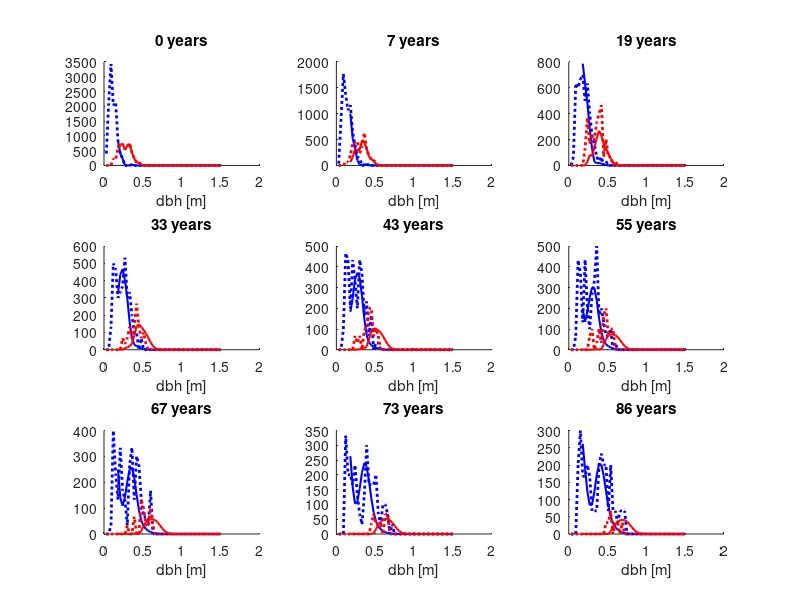

Here is the MATLAB script that generated this plot:
validationNOTlongterm = 1; %1 = comparison to empirical data, 0 = long term simulation

harv_parameters = [0 1];
water_supplies = Inf;

load('all_sites_data_mixed');
start_age = 0; %age of the stand at the first observation (does not affect simulation); not known for mixed stand data

warning('off','all');

dx = 0.03; %resolution of stem size dimension, in meters
sizes = (dx:dx:1.5)'; %stem size scale, in metres
sizes2 = sizes.^2; %square of stem sizes
sizes3 = sizes.^3; %square of stem sizes
sizeclasses = length(sizes); %number of different stem sizes considered
dt = 0.1; %time step, in years

%the following is only for plotting
if validationNOTlongterm
    checkpoints = time-time(1); %points in simulation time at which empirical data is available
    checkpoints(4) = []; %ignore this one to allow 3x3 plot
    years = checkpoints(end); %number of years simulated
else        
    checkpoints = [time(end)-time(1);[125 200 300 500 1000]']; %last point for which empirical data is available, and several years after that
    years = checkpoints(end); %number of years simulated
end
timesteps = ceil(years/dt); %number of time steps in simulation

Light = zeros(sizeclasses,1);
TotalLeafArea = zeros(1,2);
GrowthFlux = zeros(sizeclasses,1);
GrowthGradient = zeros(sizeclasses,1);
DiameterGrowth = zeros(sizeclasses,1);
DeathRate  = zeros(sizeclasses,1);
u = zeros(sizeclasses,2);
u1 = zeros(sizeclasses,1);

%PARAMETERS
GrowthRate = [0.0055 0.0072]; %first entry: beech, second entry: spruce
maxsize = [2.7 1.7]; %from www.monumentaltrees.com
RespirationRate = GrowthRate./maxsize;
WaterCapacity = water_supplies;
lambda = [-0.042 -0.04]; %proportional to beer-lambert extinction coefficient
DeathPar = [0.000008 0.00005];
ReproductionRate = [5000 5000]; %estimated via Yoda's rule

HarvestIndex = ceil(harv_parameters(1)*length(sizes));
RegenYears = harv_parameters(2);
HarvestRate = 0;

%INITIAL CONDITIONS. Set initial u according to first empirical observation
for species=1:2
    u0 = 0.001*[data_surv{species}(:,1);data_dead{species}(:,1)]; %empirical diameter data is in mm, convert to meters
    u(1,species) = sum(u0 <= sizes(1));
    for i=2:length(sizes)
        k = (u0 > sizes(i-1)) & (u0 <= sizes(i));
        u(i,species) = round(sum(k)/dx); %convert number of individuals with diameter between sizes(i-1) and sizes (i) to density
    end
end

Fig1 = figure(1); hold on;
if validationNOTlongterm
    subplot(3,3,1); hold on;
    for species = 1:2
        v = zeros(length(sizes),1);
        v0 = 0.001*[data_surv{species}(:,1);data_dead{species}(:,1)];   

        v(1) = round(sum(v0 <= sizes(1))/dx);
        for i=2:length(sizes)
             k = (v0 > sizes(i-1)) & (v0 <= sizes(i));
             v(i) = round(sum(k)/dx); %initial empirical data (same as initial u)
        end
        if species == 1
            plot(sizes,v,':b','Linewidth',2);
            plot(sizes(6:end),u(6:end,species),'-b','Linewidth',1.5);
        else
            plot(sizes,v,':r','Linewidth',2);
            plot(sizes(6:end),u(6:end,species),'-r','Linewidth',1.5);
        end           
    end
    title('0 years');
    xlabel('dbh [m]');
end


for t=1:timesteps
   if ~ishghandle(Fig1)
        break;
   end
   
   %calculate portion of light (in [0,1]) arriving at heights corresponding
   %to different stem diameter sizes
   Light = ones(sizeclasses,1);
   for species=1:2
       Ind_Light = zeros(sizeclasses,1);
       for i=sizeclasses-1:-1:1
           Ind_Light(i) = Ind_Light(i+1) + u(i+1,species) * sizes2(i+1);
       end
       TotalLeafArea(species) = dx*(Ind_Light(1) + u(1)*sizes2(1));
       Ind_Light = Ind_Light + 0.5 * u(:,species) .* sizes2;

       Light = Light .* exp(lambda(species) * dx * Ind_Light);
   end

   %gross photosynthetic production assuming no water constraints
   %if this exceeds WaterCapacity, then all actual growth is reduced
   %accordingly
   PotentialProduction = 0;
   for species=1:2
       PotentialProduction = PotentialProduction + sum(GrowthRate(species) * Light .* u(i,species) .* sizes2) * dx;
   end

   for species=1:2 %1 = beech, 2 = spruce
       
       %next, we calculate the different components determining the size
       %distribution one time step later. this is done as described in the
       %paper
       
       %Growth
       DiameterGrowth = (GrowthRate(species) * Light * min(1,WaterCapacity/PotentialProduction) - RespirationRate(species) * sizes);

       %Death
       MassGrowth = DiameterGrowth .* sizes2;
       DeathRate = 0.5*DeathPar(species)./max(0,MassGrowth);
       DeathRate(isnan(DeathRate)) = 0;

       GrowthFlux = DiameterGrowth .* u(:,species);
       GrowthGradient(1) = (GrowthFlux(2)-GrowthFlux(1))/dx;
       GrowthGradient(end) = (GrowthFlux(end)-GrowthFlux(end-1))/dx;
       GrowthGradient(2:end-1) = (GrowthFlux(3:end)-GrowthFlux(1:end-2))/(2*dx);

       %PDE
       u1(:) = max(0,u(:,species) - dt * (GrowthGradient + (DeathRate + HarvestRate).* u(:,species))); %"max(0," isnt really necessary here, but an efficient way to force stability
       u1(1) = ReproductionRate(species) * TotalLeafArea(species); %birth of new trees
       u(:,species) = u1;
   end

   %PLOTTING
   k0 = find(t*dt == checkpoints); %checkpoints[k0] = t*dt, if there is such a k0
   if ~isempty(k0)
       if validationNOTlongterm
           subplot(3,3,k0); hold on;

           for species = 1:2
               v = zeros(length(sizes),1);                
               v0 = 0.001*[data_surv{species}(:,k0);data_dead{species}(:,k0)]; %empirical data

               v(1) = round(sum(v0 <= sizes(1))/dx);
               for i=2:length(sizes)
                    k = (v0 > sizes(i-1)) & (v0 <= sizes(i));
                    v(i) = round(sum(k)/dx); %convert absolute individuals to density
               end
               if species == 1
                   plot(sizes,v,':b','Linewidth',2);
                   plot(sizes(6:end),u(6:end,species),'-b','Linewidth',1.5);
               else
                   plot(sizes,v,':r','Linewidth',2);
                   plot(sizes(6:end),u(6:end,species),'-r','Linewidth',1.5);
               end           
           end
           title(strcat(num2str(start_age+round(t*dt)),' years'));
           xlabel('dbh [m]');
       else
           figure(1); hold on;
           plot3(checkpoints(k0)*ones(length(sizes(6:end)),1),sizes(6:end),u(6:end,1),'-b','Linewidth',1.5); %first dimension is simply time, to have a nice 3D plot
           plot3(checkpoints(k0)*ones(length(sizes(6:end)),1),sizes(6:end),u(6:end,2),'-r','Linewidth',1.5);
           set(gca,'xscale','log');
           ylabel('dbh [m]');
           xlabel('age [y]');
           xlim([checkpoints(1) checkpoints(end)]); 
       end
   end
end
 
 
 